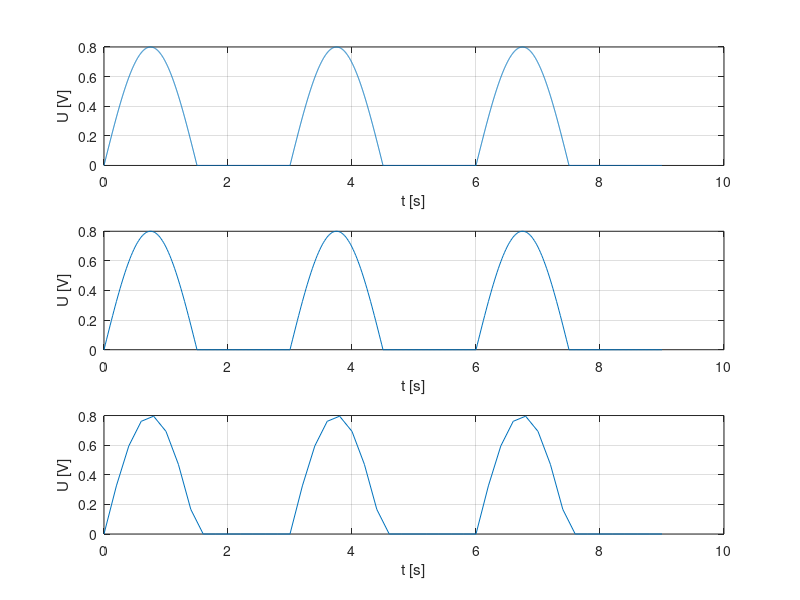

Here is the MATLAB script that generated this plot:
%rezolutie temporara de 2 ms
t=0:0.002:9; %se vor afisa 3 perioade
ampl=0.4;
s=ampl*(sin(2*(pi/3)*t))+abs(ampl*(sin(2*(pi/3)*t)))
subplot(3,1,1)
plot(t,s),grid,xlabel('t [s]'),ylabel('U [V]')
%pentru a obtine acest semnal, am procedat in felul urmator:
%am adunat un semnal cu jumatate din amplitudinea ceruta cu acelasi
%semnal, dar in modul
%pe portiunile pozitive, semnalul isi va dubla amplitudinea, ajungand la
%valoarea ceruta
%portiunile negative ale semnalului se vor anula cu cele pozitive ale
%semnalului modulat

%rezolutie temporara de 20 ms
t=0:0.02:9; %se vor afisa 3 perioade
ampl=0.4;
s=ampl*(sin(2*(pi/3)*t))+abs(ampl*(sin(2*(pi/3)*t)))
subplot(3,1,2)
plot(t,s),grid,xlabel('t [s]'),ylabel('U [V]')

%rezolutie temporara de 200 ms
t=0:0.2:9; %se vor afisa 3 perioade
ampl=0.4;
s=ampl*(sin(2*(pi/3)*t))+abs(ampl*(sin(2*(pi/3)*t)))
subplot(3,1,3)
plot(t,s),grid,xlabel('t [s]'),ylabel('U [V]')